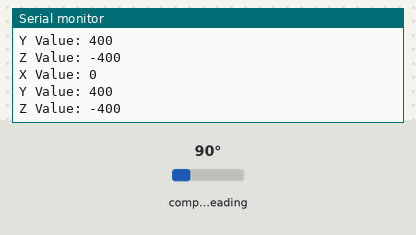
Recording of a sketch running on a simulated Arduino Uno, built with avr-gcc and run on an emulated ATmega328P. Parts: the last lines printed to the serial monitor. Wiring (inferred from the names in the program): HMC5883L compass at I2C address 0x1E. Inputs (shaded band) come from the test bench; at power-on: compass heading 90°.

Above: at 5.8 s.
5.9 s: compass heading set to 7°
At 11.3 s:
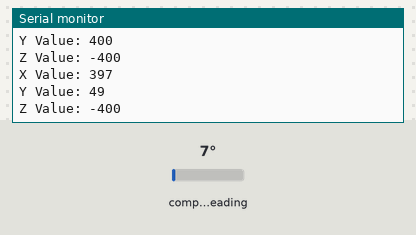
11.9 s: compass heading set to 180°
At 16.4 s:
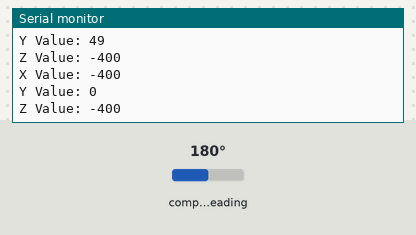
Timing chart, 0 to 17.9 s (numbered marks = the images above; inputs shaded):
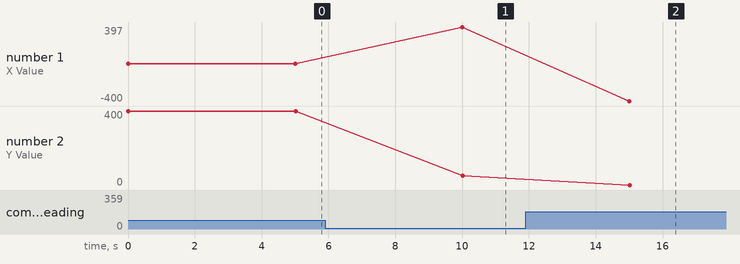

Measured:
- after the input at 5.9 s, the serial monitor: prints a new line after 4.1 s (image 1)
- after the input at 11.9 s, the serial monitor: prints a new line after 3.1 s (image 2)
- plotted number 1: 0 → 397 after the input at 5.9 s
- plotted number 2: 400 → 49 after the input at 5.9 s, 49 → 0 after the input at 11.9 s

The sketch:

Gy521.ino
```cpp
#include <Wire.h> //I2C Arduino Library

#define addr 0x1E //I2C Address for The HMC5883

void setup(){

  Serial.begin(9600);
  Wire.begin();


  Wire.beginTransmission(addr); //start talking
  Wire.write(0x02); // Set the Register
  Wire.write(0x00); // Tell the HMC5883 to Continuously Measure
  Wire.endTransmission();
}


void loop(){

  int x,y,z; //triple axis data

  //Tell the HMC what regist to begin writing data into
  Wire.beginTransmission(addr);
  Wire.write(0x03); //start with register 3.
  Wire.endTransmission();


 //Read the data.. 2 bytes for each axis.. 6 total bytes
  Wire.requestFrom(addr, 6);
  if(6<=Wire.available()){
    x = Wire.read()<<8; //MSB  x
    x |= Wire.read(); //LSB  x
    z = Wire.read()<<8; //MSB  z
    z |= Wire.read(); //LSB z
    y = Wire.read()<<8; //MSB y
    y |= Wire.read(); //LSB y
  }

  // Show Values
  Serial.print("X Value: ");
  Serial.println(x);
  Serial.print("Y Value: ");
  Serial.println(y);
  Serial.print("Z Value: ");
  Serial.println(z);
  Serial.println();

  delay(5000);
}
```
